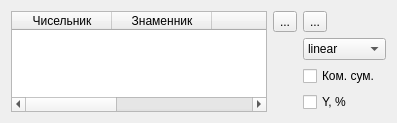
       <widget class="QWidget" name="page_NormData">
        <property name="sizePolicy">
         <sizepolicy hsizetype="Ignored" vsizetype="Expanding">
          <horstretch>0</horstretch>
          <verstretch>0</verstretch>
         </sizepolicy>
        </property>
        <layout class="QGridLayout" name="gridLayout_2">
         <item row="3" column="2">
          <widget class="QCheckBox" name="yInPercents">
           <property name="text">
            <string>Y, %</string>
           </property>
          </widget>
         </item>
         <item row="0" column="2">
          <widget class="QToolButton" name="normDataRemove">
           <property name="text">
            <string>...</string>
           </property>
           <property name="icon">
            <iconset>
             <normaloff>buttons/remove.svg</normaloff>buttons/remove.svg</iconset>
           </property>
          </widget>
         </item>
         <item row="0" column="1">
          <widget class="QToolButton" name="normDataAdd">
           <property name="text">
            <string>...</string>
           </property>
           <property name="icon">
            <iconset>
             <normaloff>buttons/add.svg</normaloff>buttons/add.svg</iconset>
           </property>
          </widget>
         </item>
         <item row="1" column="2" colspan="2">
          <widget class="QComboBox" name="normEvalType">
           <item>
            <property name="text">
             <string>linear</string>
            </property>
           </item>
           <item>
            <property name="text">
             <string>nearest</string>
            </property>
           </item>
           <item>
            <property name="text">
             <string>zero</string>
            </property>
           </item>
           <item>
            <property name="text">
             <string>slinear</string>
            </property>
           </item>
           <item>
            <property name="text">
             <string>quadratic</string>
            </property>
           </item>
           <item>
            <property name="text">
             <string>cubic</string>
            </property>
           </item>
          </widget>
         </item>
         <item row="0" column="0" rowspan="4">
          <widget class="QTableWidget" name="normTable">
           <column>
            <property name="text">
             <string>Чисельник</string>
            </property>
           </column>
           <column>
            <property name="text">
             <string>Знаменник</string>
            </property>
           </column>
           <column>
            <property name="text">
             <string/>
            </property>
            <property name="background">
             <color>
              <red>0</red>
              <green>0</green>
              <blue>0</blue>
             </color>
            </property>
            <property name="foreground">
             <brush brushstyle="NoBrush">
              <color alpha="255">
               <red>59</red>
               <green>92</green>
               <blue>121</blue>
              </color>
             </brush>
            </property>
            <property name="icon">
             <iconset theme="right">
              <normaloff>../QTR-0.3.9/QTR</normaloff>../QTR-0.3.9/QTR</iconset>
            </property>
           </column>
           <column>
            <property name="text">
             <string>Назва</string>
            </property>
           </column>
           <column>
            <property name="text">
             <string>Стан</string>
            </property>
           </column>
          </widget>
         </item>
         <item row="2" column="2">
          <widget class="QCheckBox" name="cumSumNormData">
           <property name="text">
            <string>Ком. сум.</string>
           </property>
          </widget>
         </item>
        </layout>
       </widget>
